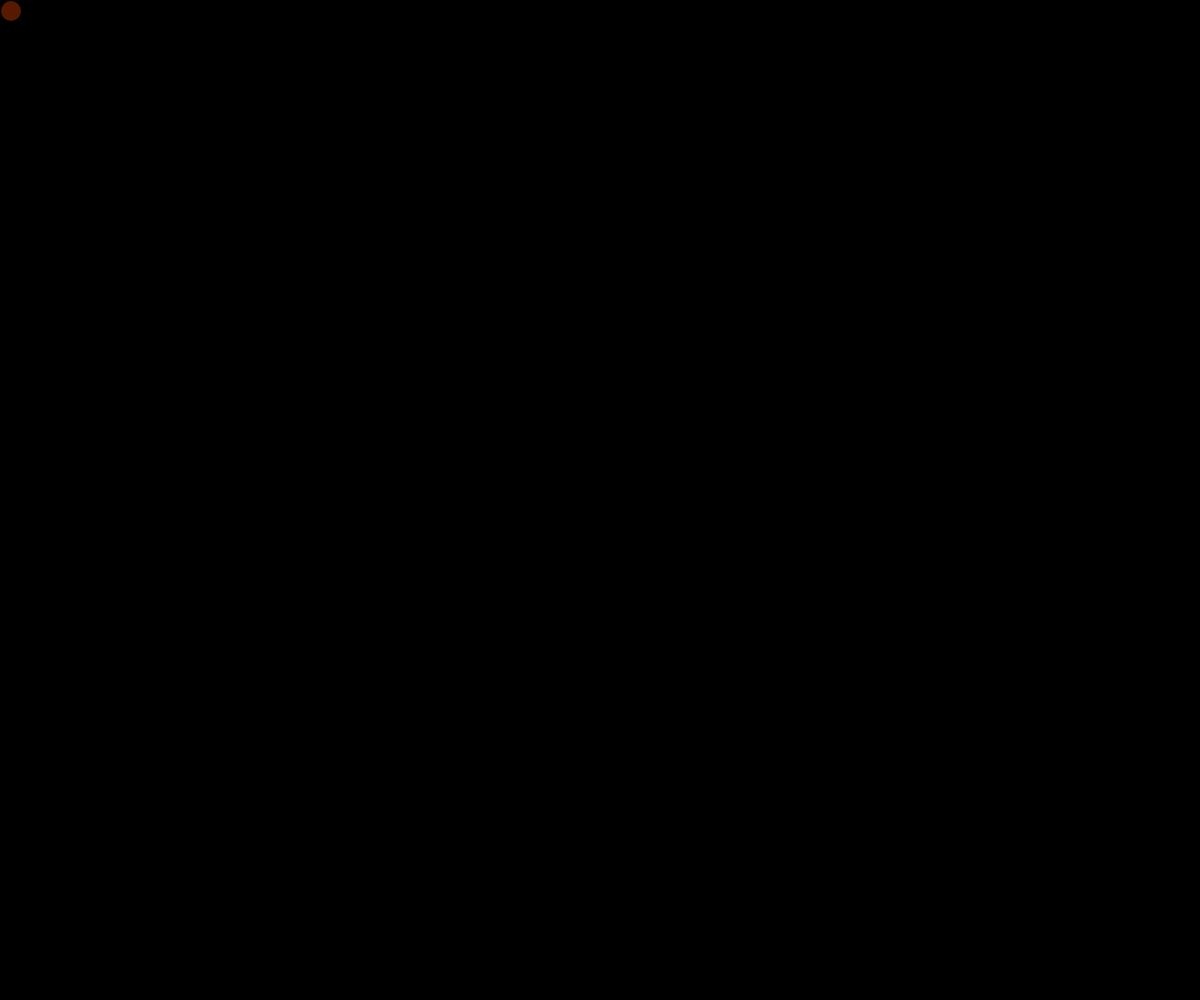
Frame 1 (no input)
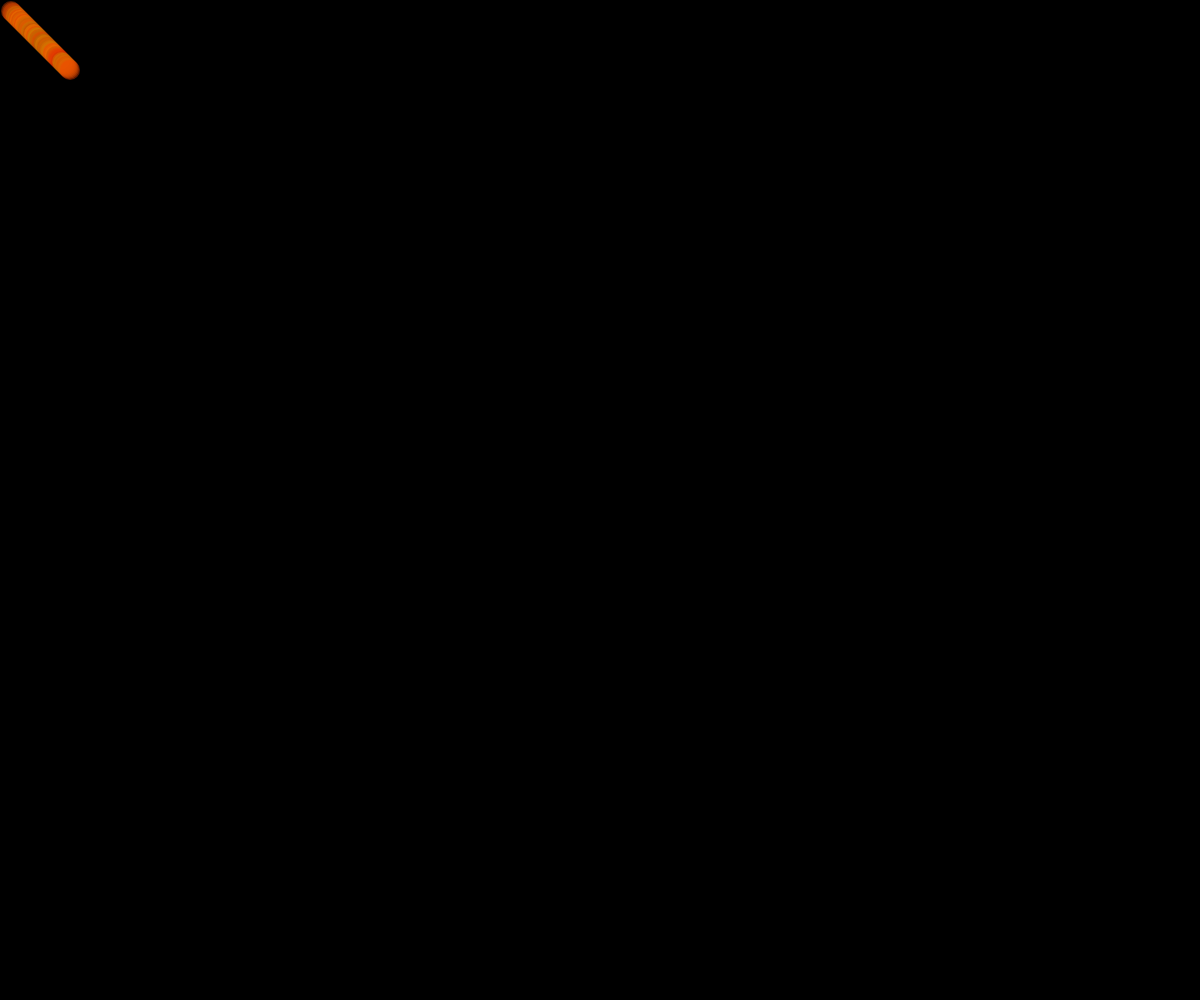
Frame 60 (no input)
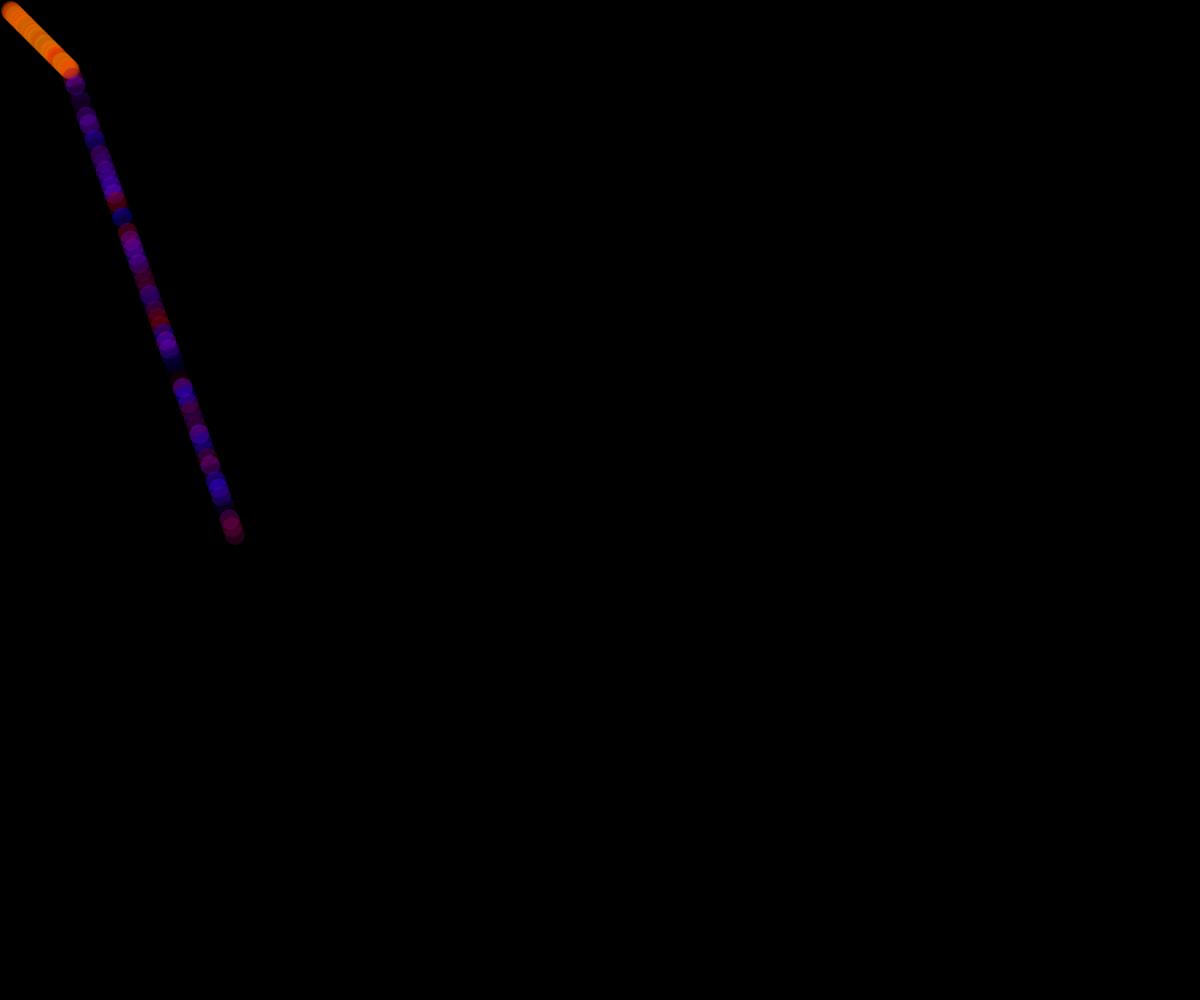
Frame 120 (the mouse pressed at the canvas centre since frame 60)

The p5.js sketch that drew these frames (run headless with seeded random() and noise() and a simulated clock; from frame 60 on, the mouse is pressed at the canvas centre):

// p5.js sketch
// ── sketch.js
var col = {};
  r = 0;
  g = 0;
  b = 0;

var ball = {};
ball.width = 20;
ball.x = 10;
ball.y = 10;
ball.delta_x = 1;
ball.delta_y = 1;
ball.scale_x = 1;
ball.scale_y = 1;
ball.tru = 0;

function setup() {
    createCanvas(windowWidth, windowHeight);
    background(0);


}



function draw() {



    ball.x += ball.delta_x * ball.scale_x;
    ball.y += ball.delta_y * ball.scale_y;



    if (ball.x >= width || ball.x <= 0) {
        ball.delta_x = -1 * ball.delta_x;
    }
    if (ball.y >= height || ball.y <= 0) {
        ball.delta_y = -1 * ball.delta_y;
    }

    if (mouseIsPressed) {
      col.r = random( 150 );
      col.g = random( 0 );
      col.b = random( 255 );
      noStroke();
      fill(col.r, col.g, col.b, 95);
      ellipse(ball.x, ball.y, ball.width, ball.width);
    } else {
      col.r = random( 180, 255 );
      col.g = random( 50, 140 );
      col.b = ( 0 );
      fill(col.r, col.g, col.b, 95);
      noStroke();
      ellipse(ball.x, ball.y, ball.width, ball.width);
    }


}


function mousePressed() {
  ball.scale_x = map(mouseX, 0, width, 0.5, 5);
  ball.scale_y = map(mouseY, 0, height, 0.5, 15);
}
